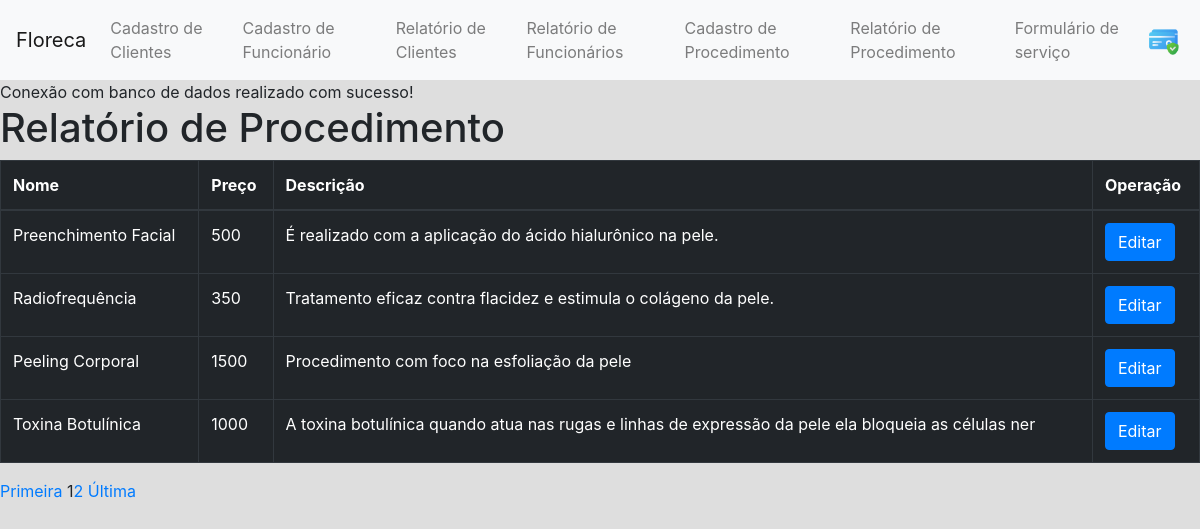
/relatorio-proced.php, run on the app's committed database.
### tables this page shows
CREATE TABLE `procedimento` (
  `idprocedimento` int(11) NOT NULL,
  `nomeprocedimento` varchar(60) NOT NULL,
  `descricao` varchar(100) NOT NULL,
  `valor` double NOT NULL
);

### relatorio-proced.php (the view, shortened to what this page needs)
<?php
    require_once './head.php';
    require_once './menuadmin.php';
    include_once './conexao.php';
    $pagatual = filter_input(INPUT_GET, "page", FILTER_SANITIZE_NUMBER_INT);
	$pag = (!empty($pagatual)) ? $pagatual : 1;
    $limitereg = 4;
    $inicio = ($limitereg * $pag) - $limitereg;
    $busca= "SELECT p.idprocedimento, p.nomeprocedimento, p.valor, p.descricao
             from procedimento p
             LIMIT $inicio , $limitereg";
    $resultado = $conn->prepare($busca);
    $resultado->execute();
    if (($resultado) AND ($resultado->rowCount() != 0)) {
     echo "<h1>Relatório de Procedimento</h1>";
?>
<table class="table table-bordered table-dark">
     <thead>
        <tr>
            <th scope="col">Nome</th>
            <th scope="col">Preço</th>
            <th scope="col">Descrição</th>
            <th scope="col">Operação</th>
        </tr>
    </thead>
  <tbody>
<?php
 while ($linha = $resultado->fetch(PDO::FETCH_ASSOC)) {
 extract($linha);
?>
        <tr>
          <td scope="row"><?php echo $nomeprocedimento ?></td>
          <td><?php echo $valor ?></td>
          <td><?php echo $descricao ?></td>
          <td>
            <?php echo "<a href='editar-proced.php?codigo=$idprocedimento'>"; ?>
            <input type="submit" class="btn btn-primary" name="editar" value="Editar">
          </td>
        </tr>
<?php
    }
?>
 </tbody>
</table>
<?php
}else{
    echo "Não tem registros";
}
  $qtregistro = "SELECT COUNT(idprocedimento)
                 AS registros
                 FROM procedimento";
  $resultado = $conn->prepare($qtregistro);
  $resultado->execute();
  $resposta = $resultado->fetch(PDO::FETCH_ASSOC);
  $qnt_pagina = ceil($resposta['registros'] / $limitereg);
   $maximo = 2;
   echo "<a href='./relatorio-proced.php?page=1'>Primeira</a> ";
 echo "$pag";
 for ($proxima = $pag +  1; $proxima <= $pag +  $maximo; $proxima++ ) {
     if ($proxima <= $qnt_pagina) {
         echo "<a href='./relatorio-proced.php?page=$proxima'>$proxima</a> ";
     }
 }
 echo "<a href='./relatorio-proced.php?page=$qnt_pagina'>Última</a> ";
?>

### style.css (style rules this page uses)
body { margin: 0; padding: 0; height: 100%; width: 100%; overflow-x: hidden; background: #dedede; }

### data on the page
procedimento: nomeprocedimento "Preenchimento Facial", valor "500", descricao "É realizado com a aplicação do ácido hialurônico na pele."
procedimento: nomeprocedimento "Radiofrequência", valor "350", descricao "Tratamento eficaz contra flacidez e estimula o colágeno da pele."
procedimento: nomeprocedimento "Peeling Corporal", valor "1500", descricao "Procedimento com foco na esfoliação da pele"
procedimento: nomeprocedimento "Toxina Botulínica", valor "1000", descricao "A toxina botulínica quando atua nas rugas e linhas de expressão da pele ela bloqueia as células ner"

### other printed values
$pag "1"
